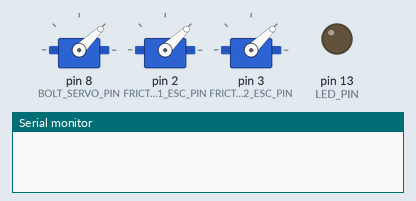
The sketch below on a simulated Arduino Mega 2560, built with avr-gcc and run on an emulated ATmega2560. On the bench: 3 × servo, output pins drawn as LEDs (lit = HIGH), the last lines printed to the serial monitor.

Above: at 0.1 s.
At 1.1 s:
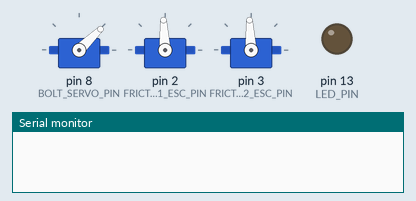
At 2.1 s:
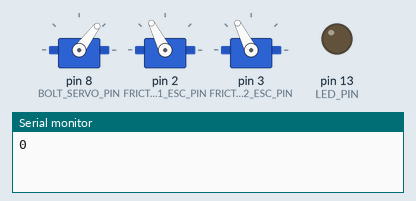
Timing chart, 0 to 3.6 s (numbered marks = the images above):
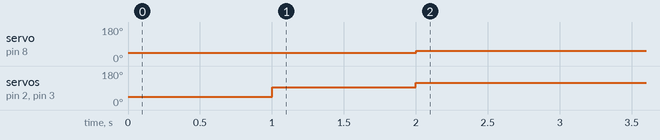

The sketch:

beckbox_arduino.ino
```cpp
#include <Servo.h>

// configuration defines
#define TPZ_TIMER_PERIOD (20)
#define RPI_TIMER_PERIOD (100)
#define AUX_TIMER_PERIOD (20)

// comm headers
#define TPZ_IN_HEADER (0x7A)
#define RPI_OUT_HEADER (0x7B)
#define RPI_IN_HEADER (0x7C)
#define TPZ_OUT_HEADER (0x7D)
#define AUX_OUT_HEADER (0x7E)

// pin definitions
#define LED_PIN (13)
#define FRICTION1_ESC_PIN (2)
#define FRICTION2_ESC_PIN (3)
#define BOLT_SERVO_PIN (8)

#define LED_ON() digitalWrite(LED_PIN, HIGH)
#define LED_OFF() digitalWrite(LED_PIN, LOW)
#define L_BYTE(b) (b >> 8) & 255
#define H_BYTE(b) (b & 255)
#define MAKE_INT16(a, b) (((int16_t) a << 8)) | (b & 255)

/**** rc switch definition ****/
#define RC_SW_UP                        ((uint16_t)1)
#define RC_SW_MID                       ((uint16_t)3)
#define RC_SW_DOWN                      ((uint16_t)2)

/**** pc key definition ****/
#define KEY_PRESSED_OFFSET_W            ((uint16_t)0x01<<0)
#define KEY_PRESSED_OFFSET_S            ((uint16_t)0x01<<1)
#define KEY_PRESSED_OFFSET_A            ((uint16_t)0x01<<2)
#define KEY_PRESSED_OFFSET_D            ((uint16_t)0x01<<3)
#define KEY_PRESSED_OFFSET_Q            ((uint16_t)0x01<<4)
#define KEY_PRESSED_OFFSET_E            ((uint16_t)0x01<<5)
#define KEY_PRESSED_OFFSET_SHIFT        ((uint16_t)0x01<<6)
#define KEY_PRESSED_OFFSET_CTRL         ((uint16_t)0x01<<7)

// app defines
#define FIRE_TIMER_PERIOD (200)
#define BOLT_STATE_OUT_PWM (1090)
#define BOLT_STATE_IN_PWM (1400)

// com buffers
char tpz_in_buf[32];
char rpi_in_buf[32];
char tpz_out_buf[32];
char rpi_out_buf[32];
char aux_out_buf[32];

// data buffers
int16_t tpz_in_data[16];
int16_t rpi_in_data[16];

// timing variables
unsigned long tpz_timer_prev_time;
unsigned long rpi_timer_prev_time;
unsigned long aux_timer_prev_time;
unsigned long tpz_timer_cur_time;
unsigned long rpi_timer_cur_time;
unsigned long aux_timer_cur_time;

// application variables
Servo friction1_esc;
Servo friction2_esc;
Servo bolt_servo;
// state machines
int fire_state = 0;
int bolt_state = 0; // 0 is out, 1 is in
// fire timers
unsigned long fire_timer_prev_time;
unsigned long fire_timer_cur_time;

void setup() {
    pinMode(LED_PIN, OUTPUT);
    LED_OFF();
    Serial.begin(9600); // rpi
    Serial1.begin(115200); // tpz
    Serial2.begin(115200); // aux

    app_setup();
}

void loop() {
    // (1) receive from rpi
    if (Serial.available() > 0) {
        if (Serial.peek() != RPI_IN_HEADER) {
            Serial.read();
        } else {
            // rx into buffer
            Serial.readBytes((char*) rpi_in_buf, 32);

            // cleanup buffer
            for (int i = 0; i < 32; i++) {
                rpi_in_buf[i] = (rpi_in_buf[i] & 255);
            }

            // convert to int16 buffer
            for (int i = 0; i < 16; i++) {
                rpi_in_data[i] = ((int16_t) rpi_in_buf[i * 2] << 8) | (rpi_in_buf[i * 2 + 1] & 255);
            }
        }
    }

    // (2) receive from tpz
    if (Serial1.available() > 0) {
        if (Serial1.peek() != TPZ_IN_HEADER) {
            Serial1.read();
        } else {
            // rx into buffer
            Serial1.readBytes((char*) tpz_in_buf, 32);

            // cleanup buffer
            for (int i = 0; i < 32; i++) {
                tpz_in_buf[i] = (tpz_in_buf[i] & 255);
            }

            // convert to int16 buffer
            for (int i = 0; i < 16; i++) {
                tpz_in_data[i] = ((int16_t) tpz_in_buf[i * 2] << 8) | (tpz_in_buf[i * 2 + 1] & 255);
            }
        }
    }

    // (3) transmit to tpz
    tpz_timer_cur_time = millis();
    if (tpz_timer_cur_time - tpz_timer_prev_time >= TPZ_TIMER_PERIOD) {
        tpz_timer_prev_time = tpz_timer_cur_time;

        // assemble outgoing packet
        // clear the buffer
        tpz_out_buf[0] = TPZ_OUT_HEADER;
        Serial1.write((uint8_t*) tpz_out_buf, 32);
    }

    // (4) transmit to rpi
    rpi_timer_cur_time = millis();
    if (rpi_timer_cur_time - rpi_timer_prev_time >= RPI_TIMER_PERIOD) {
        rpi_timer_prev_time = rpi_timer_cur_time;

        // assemble outgoing packet
        // clear the buffer
        Serial.println(tpz_in_data[1], DEC);
    }

    // (5) transmit to aux
    aux_timer_cur_time = millis();
    if (aux_timer_cur_time - aux_timer_prev_time >= AUX_TIMER_PERIOD) {
        aux_timer_prev_time = aux_timer_cur_time;

        // assemble outgoing packet
        for (int i = 0; i < 32; i++) {
            aux_out_buf[i] = tpz_in_buf[i];
        }
        aux_out_buf[0] = AUX_OUT_HEADER;
        Serial2.write((uint8_t*) aux_out_buf, 32);
    }

    // perform application
    app_loop();
}

void app_setup() {
    bolt_servo_setup();
    friction_esc_setup();
}

void app_loop() {
    if (tpz_in_data[2] > 30) {
        LED_ON();
        fire_state = 1;
    } else {
        LED_OFF();
        fire_state = 0;
    }

    // fire task
    fire_timer_cur_time = millis();
    if (fire_timer_cur_time - fire_timer_prev_time >= FIRE_TIMER_PERIOD) {
        fire_timer_prev_time = fire_timer_cur_time;
        if (fire_state) {
            if (bolt_state) { // bolt state in
                bolt_servo.writeMicroseconds(BOLT_STATE_IN_PWM);
                bolt_state = 0;
            } else { // bolt state out
                bolt_servo.writeMicroseconds(BOLT_STATE_OUT_PWM);
                bolt_state = 1;
            }
        } else {
            bolt_servo.writeMicroseconds(BOLT_STATE_OUT_PWM);
        }
    }
    delay(1);
}

void bolt_servo_setup() {
    bolt_servo.attach(BOLT_SERVO_PIN);
    bolt_servo.writeMicroseconds(1000);
}

void friction_esc_setup() {
    friction1_esc.attach(FRICTION1_ESC_PIN);
    friction2_esc.attach(FRICTION2_ESC_PIN);
    friction1_esc.writeMicroseconds(1000);
    friction2_esc.writeMicroseconds(1000);
    delay(1000);
    friction1_esc.writeMicroseconds(1500);
    friction2_esc.writeMicroseconds(1500);
    delay(1000);
    friction1_esc.writeMicroseconds(1750);
    friction2_esc.writeMicroseconds(1750);
}
```

Measured:
- by itself, servo on pin 8 (BOLT_SERVO_PIN): 44° → 53° at 2.0 s
